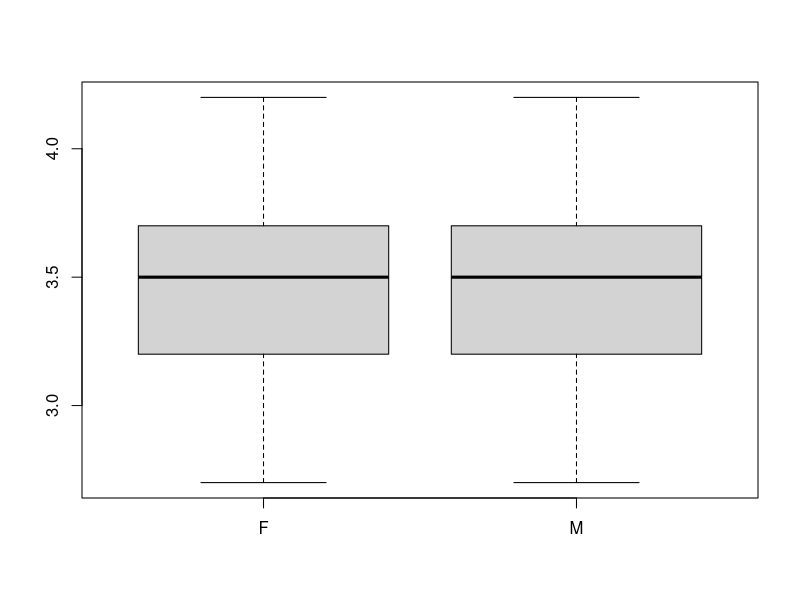

This figure's R source:
# boxplot
F<-c(2.7,2.8,2.9,3.1,3.1,3.1,3.2,3.4,3.4,
+ 3.4,3.4,3.4,3.5,3.5,3.5,3.6,3.7,3.7,
+ 3.7,3.8,3.8,4.0,4.1,4.2,4.2)
M<-c(2.7,2.8,2.9,3.1,3.1,3.1,3.2,3.4,3.4,
+ 3.4,3.4,3.4,3.5,3.5,3.5,3.6,3.7,3.7,
+ 3.7,3.8,3.8,4.0,4.1,4.2,4.2)
boxplot(F,M,names=c('F','M'))
